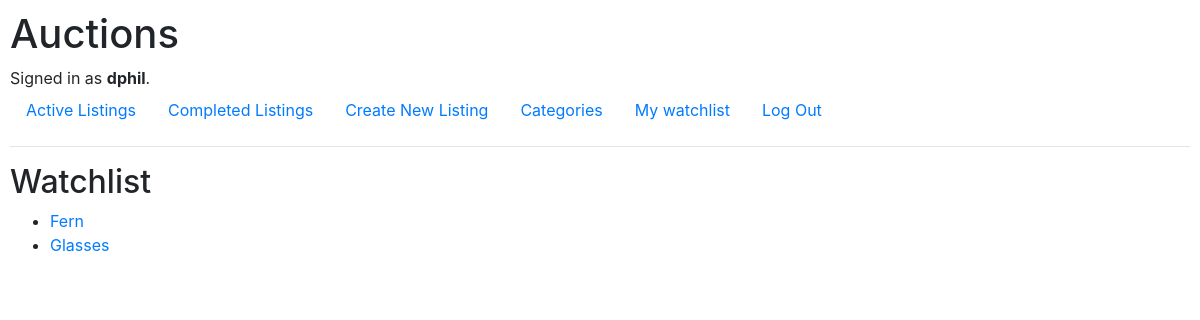
The app's page /see_watchlist/ (signed in) with its own data.
### auctions/models.py (models this page shows, shortened)
class User(AbstractUser):
    pass

class Listing(models.Model):
    CAT_CHOICES = (
        ("fashion", "Fashion"),
        ("electronics", "Electronics"),
        ("home", "Home"),
        ("toys", "Toys"),
        ("everything_else", "Everything Else"),
    )
    item_id = models.AutoField(primary_key=True)
    active = models.BooleanField(default=True)
    lister_id = models.ForeignKey(settings.AUTH_USER_MODEL,
                                    on_delete=models.SET_NULL,
                                    null=True,
                                    blank=True)
    title = models.CharField(max_length=64)
    description = models.TextField()
    image_url = models.URLField(max_length=512, blank=True)
    category = models.CharField(max_length=64,
                                choices=CAT_CHOICES,
                                blank=True,
                                default=None,
                                null=True)
    initial_bid = models.DecimalField(max_digits=10,
                                    decimal_places=2,
                                    default=1,
                                    validators=[MinValueValidator(0.0)])

### auctions/views.py (the view)
# urls.py: path("see_watchlist/", views.see_watchlist, name="see_watchlist"),
@login_required()
def see_watchlist(request):
    u = User.objects.get(username=request.user)
    watched_items = Watchlist.objects.filter(user_id=u)
    items = [Listing.objects.get(item_id=x.item_id_id) for x in watched_items]
    return render(request, "auctions/see_watchlist.html", {
        "items": items
        })

### auctions/templates/auctions/see_watchlist.html
{% extends "auctions/layout.html" %}
{% load static %}
{% block body %}
<h2>Watchlist</h2>
<ul>
{% for item in items %}
	<li><a href="/item/{{item.item_id}}">{{ item.title }}</a></li>
{% endfor %}
</ul>
{% endblock %}

### auctions/templates/auctions/layout.html (shortened to what this page needs)
{% load static %}
<!DOCTYPE html>
<html lang="en">
    <head>
        <link rel="stylesheet" href="https://stackpath.bootstrapcdn.com/bootstrap/4.4.1/css/bootstrap.min.css">
        <link href="{% static 'auctions/styles.css' %}" rel="stylesheet">
    </head>
    <body>
        <h1>Auctions</h1>
        <div>
            {% if user.is_authenticated %}
                Signed in as <strong>{{ user.username }}</strong>.
            {% else %}
                Not signed in.
            {% endif %}
        </div>
        <ul class="nav">
            <li class="nav-item">
                <a class="nav-link" href="{% url 'index' %}">Active Listings</a>
            </li>
            <li class="nav-item">
                <a class="nav-link" href="{% url 'inactive' %}">Completed Listings</a>
            </li>
            <li class="nav-item">
                <a class="nav-link" href="{% url 'create' %}">Create New Listing</a>
            </li>
            <li class="nav-item">
                <a class="nav-link" href="{% url 'see_categories' %}">Categories</a>
            {% if user.is_authenticated %}
                <li class="nav-item">
                    <a class="nav-link" href="{% url 'see_watchlist' %}">My watchlist</a>
                </li>
                <li class="nav-item">
                    <a class="nav-link" href="{% url 'logout' %}">Log Out</a>
                </li>
            {% endif %}
        </ul>
        <hr>
        {% block body %}
        {% endblock %}
    </body>
</html>

### auctions/static/auctions/styles.css (style rules this page uses)
body { padding: 10px; }

### records on screen
User: username "dphil"
Listing: title "Fern"
Listing: title "Glasses"
